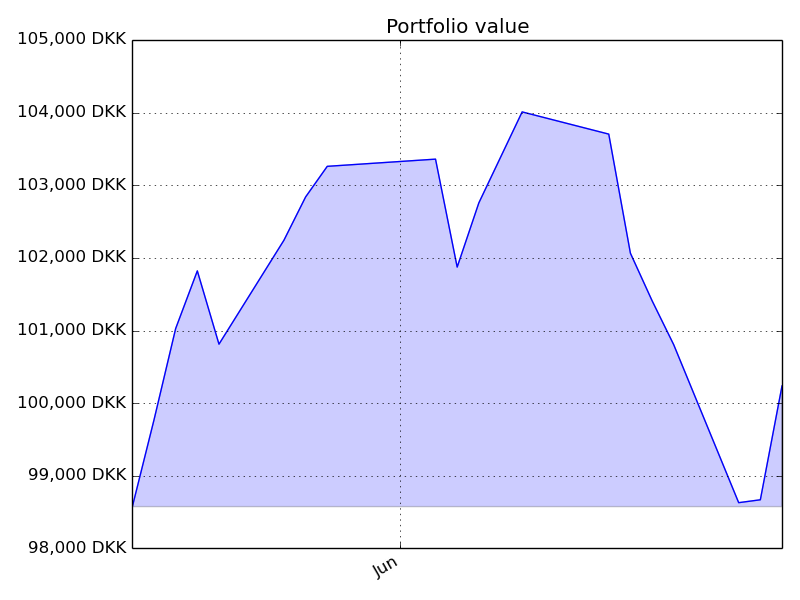

This figure's Python source:
import matplotlib
matplotlib.use("Agg")
import matplotlib.pyplot as plt
import io
from matplotlib.dates import date2num, YearLocator, MonthLocator, DayLocator,\
    DateFormatter, WeekdayLocator, MO, HourLocator
from matplotlib.ticker import FuncFormatter
from collections import OrderedDict

def _group_by_datetime(portfolio):
    data = OrderedDict()
    for symbol in portfolio['transactions']:
        s = portfolio['transactions'][symbol]
        for hist in s['historical_prices']:
            d = data.setdefault(hist['datetime'], 0)
            d += hist['close_value']
            data[hist['datetime']] = d

    dates = [d for d in data]
    close = [data[d] for d in data]
    return (dates, close)

def _get_chart(major_locator, major_formatter, minor_locator,
               date_group_formatter, dates, close, currency,
               line_format='b.-'):
    #plt.ion()
    #plt.clf()

    fig, ax = plt.subplots()
    ax.plot_date(
        date2num(dates),
        close,
        line_format,
    )
    ax.fill_between(
        dates,
        min(close),
        close,
        facecolor='blue',
        alpha=0.2
    )
    ax.xaxis.set_major_locator(major_locator)
    ax.xaxis.set_major_formatter(major_formatter)
    ax.xaxis.set_minor_locator(minor_locator)

    ax.autoscale_view()
    #ax.set_xlim(dates[0], dates[len(dates)-1])

    def price(x):
        return '{:.2f}'.format(x)
    def fmy(x, pos):
        return '{:,.0f} {}'.format(x, currency)
    ax.fmt_xdata = DateFormatter(date_group_formatter)
    ax.fmt_ydata = price
    ax.yaxis.set_major_formatter(FuncFormatter(fmy))
    ax.grid(True)

    fig.autofmt_xdate()
    ax.set_title('Portfolio value')
    fig.tight_layout()
    buf = io.BytesIO()
    fig.savefig(buf, format='png')
    buf.seek(0)
    return buf

def get_daily_chart(portfolio):
    dates, close = _group_by_datetime(portfolio)
    return _get_chart(
        major_locator=HourLocator(),
        major_formatter=DateFormatter('%H'),
        minor_locator=HourLocator(),
        date_group_formatter='%H',
        dates=dates,
        close=close,
        currency=portfolio['default_currency'],
    )

def get_weekly_chart(portfolio):
    dates, close = _group_by_datetime(portfolio)
    return _get_chart(
        major_locator=DayLocator(),
        major_formatter=DateFormatter('%A'),
        minor_locator=DayLocator(),
        date_group_formatter='%d',
        dates=dates,
        close=close,
        currency=portfolio['default_currency'],
    )

def get_monthly_chart(portfolio):
    dates, close = _group_by_datetime(portfolio)
    return _get_chart(
        major_locator=WeekdayLocator(byweekday=MO),
        major_formatter=DateFormatter('%d. %b'),
        minor_locator=DayLocator(),
        date_group_formatter='%Y-%m-%d',
        dates=dates,
        close=close,
        currency=portfolio['default_currency'],
    )

def get_yearly_chart(portfolio):
    dates, close = _group_by_datetime(portfolio)
    return _get_chart(
        major_locator=MonthLocator(),
        major_formatter=DateFormatter('%b'),
        minor_locator=MonthLocator(),
        date_group_formatter='%Y-%m-%d',
        dates=dates,
        close=close,
        currency=portfolio['default_currency'],
        line_format='-'
    )